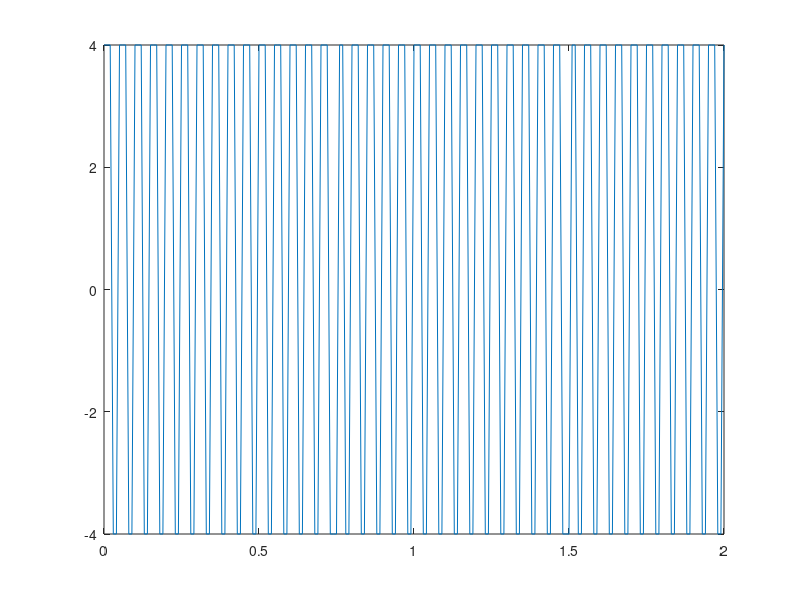

Source code (MATLAB):

 %question4
 t = 0:0.01:2;
 f = 20;
 a = 4;
 x = a*square(2*pi*f*t);
 stem(t,x,'r');
 xlabel('time');
 ylabel('amplitude');
 title('square graph');
 plot(t,x);
 
 
 
 



 